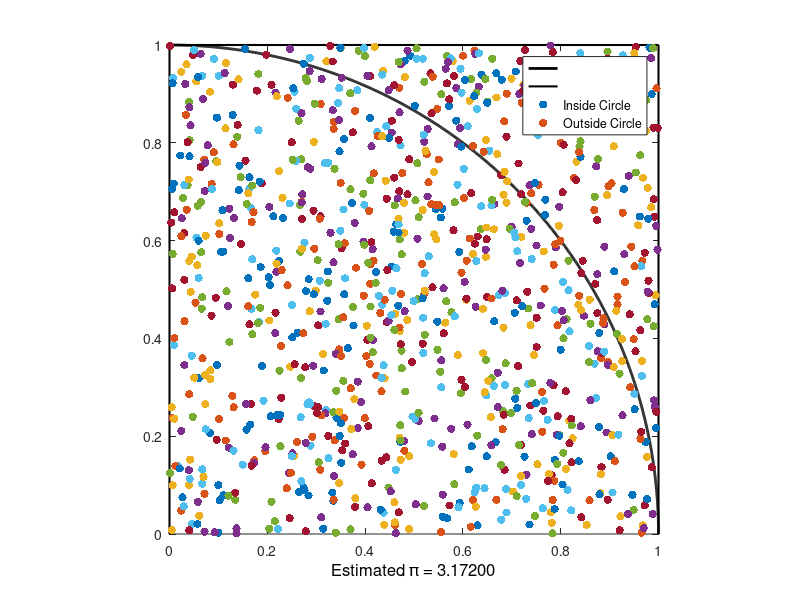

This figure's MATLAB source: (Note: this script raises an error after producing the figure.)
% Script to use MonteCarlo Method to estimate pi.
% Script Plots points inside and outside of quater circle.

NumberPoints = 1000;

% Make random points in the 1x1 square.
x = rand(NumberPoints,1);
y = rand(NumberPoints,1);

distances = sqrt(x.^2+y.^2);

total = 0;

theta = linspace(0,pi/2,1000);
circlex = cos(theta);
circley = sin(theta);

figure
plot(circlex,circley,'black','LineWidth',2)
xlim([0 1])
ylim([0 1])
hold on 
plot([0 0 1 1],[0 1 1 0],'black','LineWidth',1.5)

scatter(0.1,0.1,'green','filled')
scatter(0.8,0.8,'red','filled')
for i = 1:length(distances)
    if distances(i) <= 1
        total = total + 1;
        scatter(x(i),y(i),'green','filled')
    else
        scatter(x(i),y(i),'red','filled')
    end
end

piestimate = total*4/NumberPoints;
% Display text on the plot at specific coordinates (x, y)
pi_text = ['Estimated \pi = ' num2str(piestimate, '%.5f')];
xlabel( pi_text, 'FontSize', 12, 'Color', 'black')

axis equal
legend('','','Inside Circle','Outside Circle')
title('Estimating \pi using Monte Carlo Simulation (Number of Points = 1000)','FontSize','12')
hold off